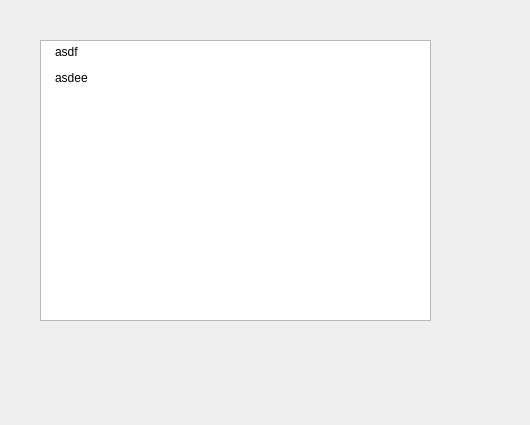
<?xml version="1.0" encoding="UTF-8"?>
<ui version="4.0">
 <class>Form</class>
 <widget class="QWidget" name="Form">
  <property name="geometry">
   <rect>
    <x>0</x>
    <y>0</y>
    <width>530</width>
    <height>425</height>
   </rect>
  </property>
  <property name="windowTitle">
   <string>Form</string>
  </property>
  <widget class="QTextBrowser" name="textBrowser">
   <property name="geometry">
    <rect>
     <x>40</x>
     <y>40</y>
     <width>391</width>
     <height>281</height>
    </rect>
   </property>
   <property name="html">
    <string>&lt;!DOCTYPE HTML PUBLIC &quot;-//W3C//DTD HTML 4.0//EN&quot; &quot;http://www.w3.org/TR/REC-html40/strict.dtd&quot;&gt;
&lt;html&gt;&lt;head&gt;&lt;meta name=&quot;qrichtext&quot; content=&quot;1&quot; /&gt;&lt;style type=&quot;text/css&quot;&gt;
p, li { white-space: pre-wrap; }
&lt;/style&gt;&lt;/head&gt;&lt;body style=&quot; font-family:'SimSun'; font-size:9pt; font-weight:400; font-style:normal;&quot;&gt;
&lt;p style=&quot; margin-top:10px; margin-bottom:12px; margin-left:10px; margin-right:0px; -qt-block-indent:0; text-indent:0px;&quot;&gt;&lt;span style=&quot; font-family:'Microsoft YaHei UI';&quot;&gt;asdf&lt;/span&gt;&lt;/p&gt;
&lt;p style=&quot; margin-top:10px; margin-bottom:12px; margin-left:10px; margin-right:0px; -qt-block-indent:0; text-indent:0px;&quot;&gt;&lt;span style=&quot; font-family:'Microsoft YaHei UI';&quot;&gt;asdee&lt;/span&gt;&lt;/p&gt;&lt;/body&gt;&lt;/html&gt;</string>
   </property>
  </widget>
 </widget>
 <resources/>
 <connections/>
</ui>
